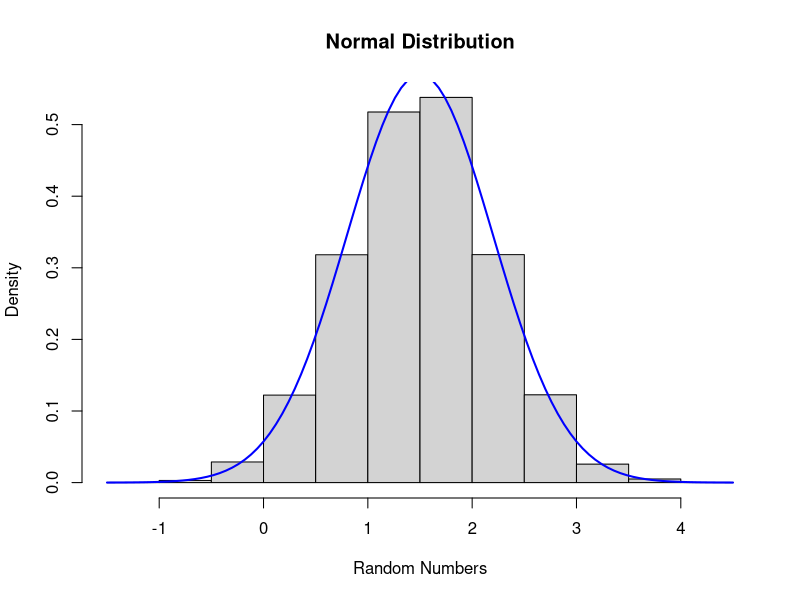
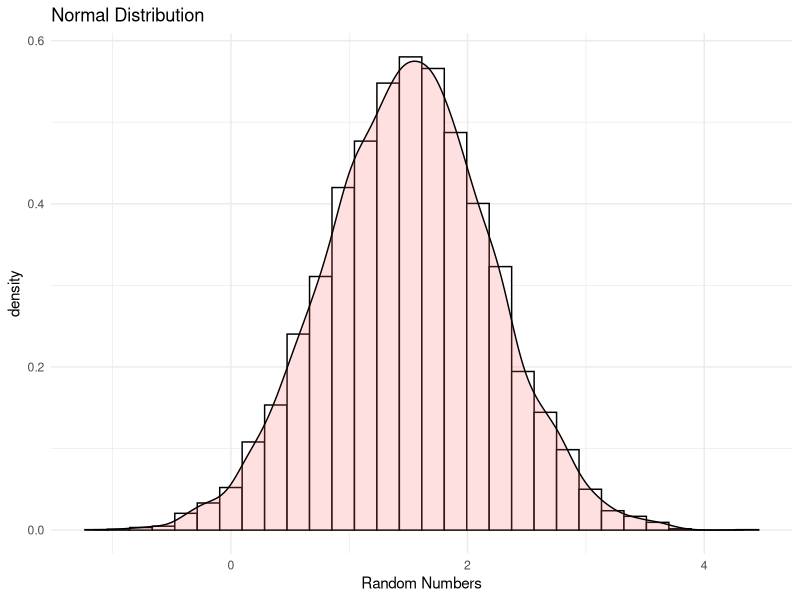

Reproduce these figures in R, in order.
# Clearing the Environment ----
rm(list=ls())

# Generate random numbers from a normal distribution ----
n <- 10000  # Number of random numbers
mean_val <- 1.5  # Mean of the distribution
sd_val <- 0.7  # Standard deviation of the distribution

# Generate random numbers
random_numbers <- rnorm(n, mean = mean_val, sd = sd_val)

# Plotting the histogram with a density estimate ----
hist(random_numbers, freq = FALSE, 
     # freq = FALSE vertical axis densities (proportions), not frequencies (counts).
     main = "Normal Distribution", xlab = "Random Numbers")

# Add a density curve
curve(dnorm(x, mean = mean_val, sd = sd_val), add = TRUE, col = "blue", lwd = 2)
# add = TRUE indicates overlaying the plotted object onto an existing plot 


# Alternative: Using ggplot2 for plotting ----
library(ggplot2)
df <- data.frame(x = random_numbers)
ggplot(df, aes(x)) + 
geom_histogram(aes(y = ..density..),
               # y = ..density.. normalizes vertical axis to show proportions (densities)
               bins = 30, color = "black", fill = "white") +
geom_density(alpha = 0.2, fill = "#FF6666") +
  # geom_density() adds a density plot to visualize the distribution of a variable
ggtitle("Normal Distribution") +
xlab("Random Numbers") +
theme_minimal()

